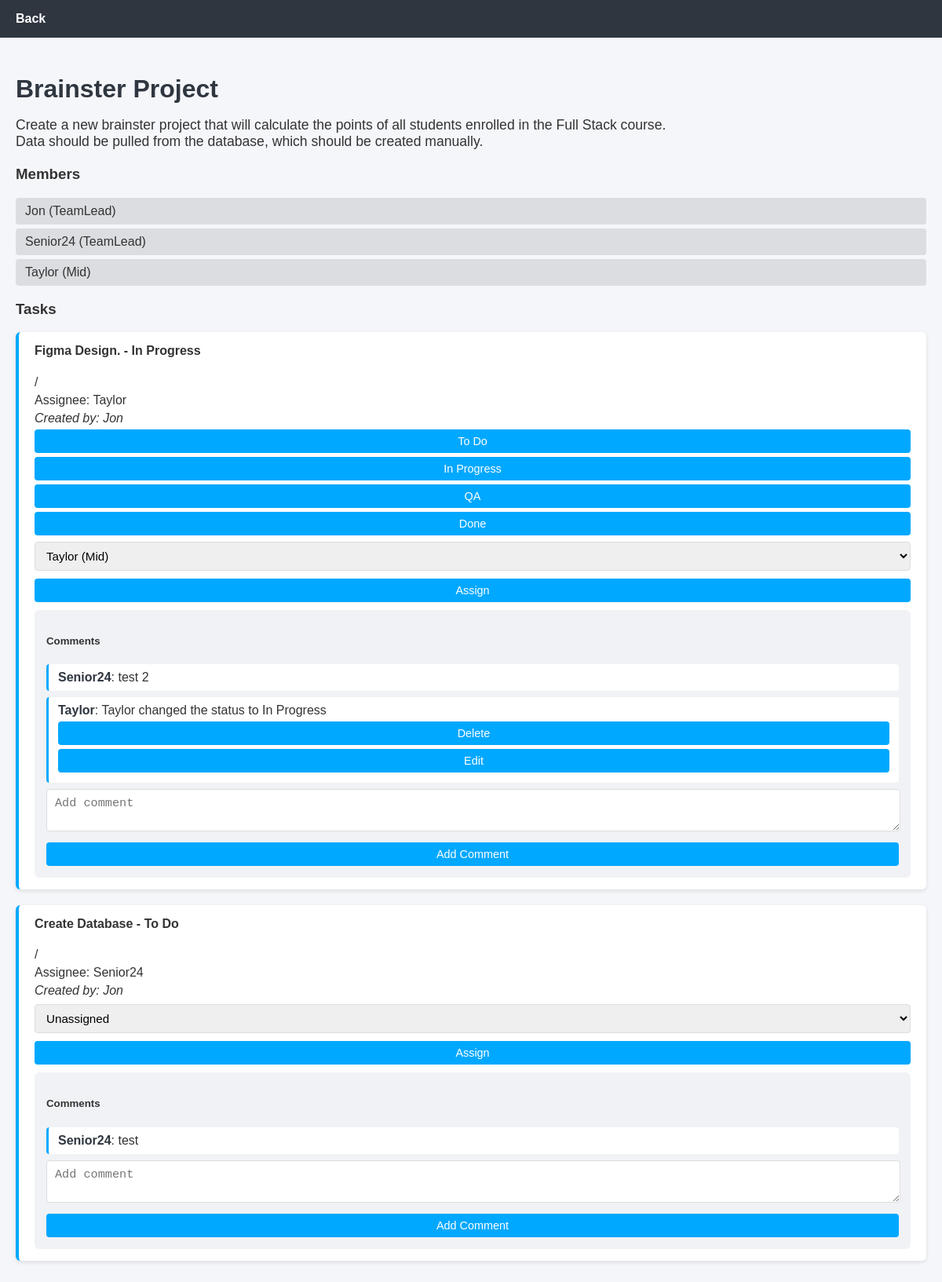
The app's page /project_view.php?id=8 (signed in) with its own data.
### tables this page shows
CREATE TABLE `projects` (
  `id` int(11) NOT NULL,
  `title` varchar(255) NOT NULL,
  `description` text DEFAULT NULL,
  `requirements` text DEFAULT NULL,
  `estimated_time` varchar(100) DEFAULT NULL,
  `team_lead_id` int(11) DEFAULT NULL,
  `status` enum('Active','Done','Expired') DEFAULT 'Active',
  `deadline` date DEFAULT NULL,
  `created_at` timestamp NOT NULL DEFAULT current_timestamp()
);

CREATE TABLE `users` (
  `id` int(11) NOT NULL,
  `name` varchar(100) NOT NULL,
  `email` varchar(150) NOT NULL,
  `password` varchar(255) NOT NULL,
  `level` enum('Admin','TeamLead','Senior','Mid','Junior') NOT NULL DEFAULT 'Junior',
  `approved` tinyint(1) NOT NULL DEFAULT 0,
  `created_at` timestamp NOT NULL DEFAULT current_timestamp()
);

CREATE TABLE `project_members` (
  `id` int(11) NOT NULL,
  `project_id` int(11) NOT NULL,
  `user_id` int(11) NOT NULL,
  `role_in_team` enum('Senior','Mid','Junior') DEFAULT NULL,
  `added_at` timestamp NOT NULL DEFAULT current_timestamp()
);

CREATE TABLE `tasks` (
  `id` int(11) NOT NULL,
  `project_id` int(11) NOT NULL,
  `title` varchar(255) NOT NULL,
  `description` text DEFAULT NULL,
  `created_by` int(11) DEFAULT NULL,
  `status` varchar(50) DEFAULT 'To Do',
  `assigned_to` int(11) DEFAULT NULL,
  `created_at` timestamp NOT NULL DEFAULT current_timestamp(),
  `updated_at` timestamp NULL DEFAULT NULL
);

CREATE TABLE `comments` (
  `id` int(11) NOT NULL,
  `task_id` int(11) NOT NULL,
  `user_id` int(11) NOT NULL,
  `content` text NOT NULL,
  `created_at` timestamp NOT NULL DEFAULT current_timestamp(),
  `updated_at` datetime DEFAULT NULL,
  `edited` tinyint(1) DEFAULT 0
);

### src/controllers/projects.php (called while the page is built, shortened)
<?php
require_once __DIR__.'/../middleware.php';
function getProjectById($id){ global $pdo;
    $stmt=$pdo->prepare("SELECT p.*, u.name as team_lead_name FROM projects p LEFT JOIN users u ON p.team_lead_id = u.id WHERE p.id = ?");
    $stmt->execute([$id]); return $stmt->fetch(); }

### src/auth.php (called while the page is built, shortened)
<?php
function currentUser(){
    return $_SESSION['user'] ?? null; }

### public/project_view.php (the view, shortened to what this page needs)
<?php
require_once __DIR__.'/../src/auth.php';
require_once __DIR__.'/../src/controllers/projects.php';
require_once __DIR__.'/../src/db.php';
$user=currentUser();
$pid = $_GET['id'] ?? null;
$project = getProjectById($pid);
$stmt=$pdo->prepare('
    SELECT t.*,
           u.name as assignee_name,
           c.name as creator_name
    FROM tasks t
    LEFT JOIN users u ON t.assigned_to = u.id
    LEFT JOIN users c ON t.created_by = c.id
    WHERE t.project_id = ?
    ORDER BY t.created_at DESC
');
$stmt->execute([$pid]);
$tasks=$stmt->fetchAll();
$stmt=$pdo->prepare('SELECT pm.*, u.name, u.level
                     FROM project_members pm
                     JOIN users u ON pm.user_id = u.id
                     WHERE pm.project_id = ?');
$stmt->execute([$pid]);
$members=$stmt->fetchAll();
if (!empty($project['team_lead_id'])) {
    $teamLeadExists = false;
    if (!$teamLeadExists) {
        $stmt = $pdo->prepare("SELECT id, name, level FROM users WHERE id=?");
        $stmt->execute([$project['team_lead_id']]);
        $teamLead = $stmt->fetch();
        if ($teamLead) {
            array_unshift($members, [
                'user_id' => $teamLead['id'],
                'name' => $teamLead['name'],
                'level' => $teamLead['level']
            ]);
        }
    }
}
$stmt=$pdo->prepare('SELECT c.*, u.name
                     FROM comments c
                     JOIN users u ON c.user_id = u.id
                     WHERE c.task_id IN (SELECT id FROM tasks WHERE project_id = ?)
                     ORDER BY c.created_at DESC');
$stmt->execute([$pid]);
$comments=$stmt->fetchAll();
$allUsers = $pdo->query('SELECT id,name,level FROM users WHERE approved=1')->fetchAll();
?>
<!doctype html>
<html>
<head>
    <link rel='stylesheet' href='css/styles.css'>
</head>
<body>
<header><a href='dashboard.php'>Back</a></header>
<main>
<h2 id="project_title"><?=htmlspecialchars($project['title'])?></h2>
<p id="project_description"><?=nl2br(htmlspecialchars($project['description'] ?? ''))?></p>
<h3>Members</h3>
<ul>
<?php foreach($members as $m): ?>
    <li>
      <?=htmlspecialchars($m['name'])?> (<?=htmlspecialchars($m['level'])?>)
    </li>
<?php endforeach; ?>
</ul>
<h3>Tasks</h3>
<?php
$userLevel = $user['level'];
foreach($tasks as $t):
?>
<div class='task' id="task_<?=$t['id']?>">
  <h4><?=htmlspecialchars($t['title'])?> - <?=$t['status']?></h4>
  <p><?=nl2br(htmlspecialchars($t['description']))?></p>
  <p>Assignee: <?=htmlspecialchars($t['assignee_name'] ?? 'Unassigned')?></p>
  <p><i>Created by: <?=htmlspecialchars($t['creator_name'] ?? 'Unknown')?></i></p>
  <div>
    <?php
$assigneeLevel = $t['assigned_to'] ? null : null;
foreach ($members as $m) {
    if ($m['user_id'] == $t['assigned_to']) {
        $assigneeLevel = $m['level'];
        break;
    }
}
$canChangeStatus = false;
if (in_array($userLevel, ['TeamLead','Admin','Senior'])) {
    $canChangeStatus = true;
} elseif ($userLevel === 'Mid') {
    if ($assigneeLevel === 'Junior' || $t['assigned_to'] == $user['id']) {
        $canChangeStatus = true;
    }
}
?>
<?php if($canChangeStatus): ?>
    <button onclick="changeStatus(<?=$t['id']?>,'To Do')">To Do</button>
    <button onclick="changeStatus(<?=$t['id']?>,'In Progress')">In Progress</button>
    <button onclick="changeStatus(<?=$t['id']?>,'QA')">QA</button>
    <button onclick="changeStatus(<?=$t['id']?>,'Done')">Done</button>
<?php endif; ?>
    <?php if(in_array($userLevel,['TeamLead','Admin','Senior','Mid'])): ?>
      <select id='assign_<?=$t['id']?>'>
        <option value=''>Unassigned</option>
        <?php foreach($members as $m): ?>
          <?php
            $mLevel = $m['level'];
            if($userLevel==='Mid' && $mLevel !== 'Junior' && $m['user_id'] != $user['id']) continue;
          ?>
          <option value='<?=$m['user_id']?>' <?=($t['assigned_to']==$m['user_id'])?'selected':''?>><?=htmlspecialchars($m['name'].' ('.$mLevel.')')?></option>
        <?php endforeach; ?>
      </select>
      <button onclick="assignTask(<?=$t['id']?>, document.getElementById('assign_<?=$t['id']?>').value)">Assign</button>
    <?php endif; ?>
  </div>
  <div class='comments'>
    <h5>Comments</h5>
    <?php foreach($comments as $c): ?>
      <?php if($c['task_id']==$t['id']): ?>
        <div class='comment' id='comment_<?=$c['id']?>'>
          <b><?=htmlspecialchars($c['name'])?></b>: <?=nl2br(htmlspecialchars($c['content']))?>
          <?php if($c['user_id']==$user['id'] || isAdmin()|| isProjectTeamLead($pid,$user['id'])): ?>
            <button onclick="deleteComment(<?=$c['id']?>)">Delete</button>
            <button onclick="editCommentPrompt(<?=$c['id']?>)">Edit</button>
          <?php endif; ?>
        </div>
      <?php endif; ?>
    <?php endforeach; ?>
    <textarea id='comment_text_<?=$t['id']?>' placeholder='Add comment'></textarea>
    <button onclick="addComment(<?=$t['id']?>)">Add Comment</button>
  </div>
</div>
<?php endforeach; ?>
</main>
</body>
</html>

### public/css/styles.css (style rules this page uses)
body { font-family: Arial, Helvetica, sans-serif; margin: 20px; background: #f6f8fa }
input, select, button { display: block; width: 100%; padding: 8px; margin: 8px 0; border-radius: 4px; border: 1px solid #ccc }
header { display: flex; justify-content: space-between; align-items: center }
.project, .task { background: #fff; padding: 12px; margin: 8px 0; border-radius: 6px }

### public/project_view.php (style rules this page uses)
body { font-family: Arial, sans-serif; margin: 0; padding: 0; background-color: #f5f6fa; color: #333; }
header { background-color: #2f3640; color: #fff; padding: 15px 20px; }
header a { color: #fff; text-decoration: none; font-weight: bold; }
main { padding: 20px; max-width: 1200px; margin: auto; }
#project_title { font-size: 2rem; margin-bottom: 10px; color: #2f3640; }
#project_description { font-size: 1.1rem; margin-bottom: 20px; }
button { background-color: #00a8ff; border: none; color: white; padding: 7px 14px; margin: 5px 0; border-radius: 4px; cursor: pointer; font-size: 0.9rem; transition: background-color 0.2s; }
input[type="text"], input[type="date"], textarea, select { width: 100%; padding: 8px 10px; margin-bottom: 10px; border-radius: 4px; border: 1px solid #dcdde1; font-size: 0.95rem; }
ul { list-style: none; padding-left: 0; }
ul li { background-color: #dcdde1; padding: 8px 12px; border-radius: 4px; margin-bottom: 5px; }
.task { background-color: #fff; border-left: 4px solid #00a8ff; padding: 15px 20px; margin-bottom: 20px; border-radius: 6px; box-shadow: 0 2px 5px rgba(0,0,0,0.1); }
.task h4 { margin-top: 0; }
.task p { margin: 5px 0; }
.comments { background-color: #f1f2f6; padding: 10px 15px; border-radius: 6px; margin-top: 10px; }
.comment { background-color: #fff; padding: 8px 12px; margin-bottom: 8px; border-radius: 4px; border-left: 3px solid #00a8ff; }
.comment b { color: #2f3640; }
textarea[id^="comment_text_"] { width: calc(100% - 20px); padding: 8px 10px; margin-bottom: 5px; border-radius: 4px; border: 1px solid #dcdde1; }

### records on screen
projects: title "Brainster Project", description "Create a new brainster project that will calculate the points of all students enrolled in the Full Stack course. Data should be pulled from the database, which should be created manually."
users: name "Jon", level "TeamLead"
project_members: user.name "Senior24", user.level "TeamLead"
project_members: user.name "Taylor", user.level "Mid"
tasks: title "Figma Design.", status "In Progress", description "/", assigned_to.name "Taylor", created_by.name "Jon", assigned_to+id "Taylor (Mid)", id "Add comment"
comments: user.name "Senior24", content "test 2"
comments: user.name "Taylor", content "Taylor changed the status to In Progress"
tasks: title "Create Database", status "To Do", description "/", assigned_to.name "Senior24", created_by.name "Jon", id "Add comment"
comments: user.name "Senior24", content "test"
